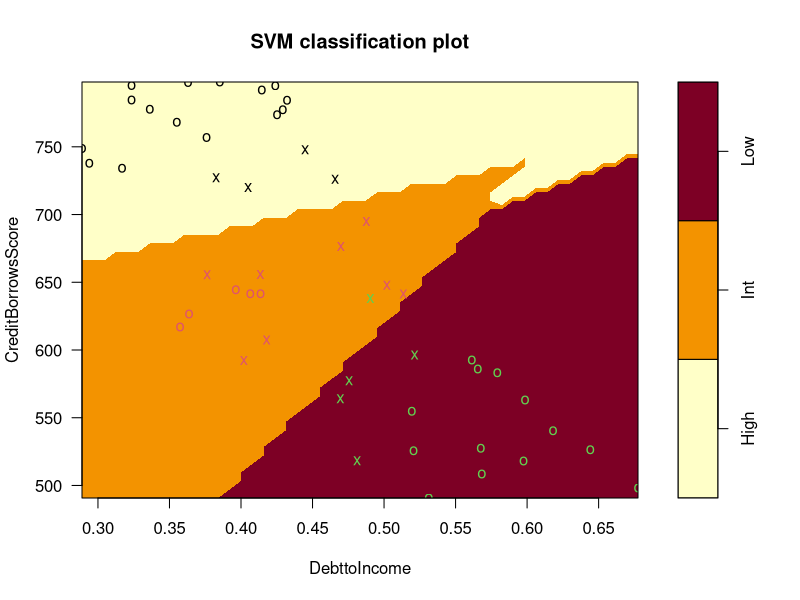

This chart was generated by the following R code:
library(e1071)

# Read in the data set
frame<-read.csv("LoanDataSVMultiClass.csv")
frame$Group=as.factor(frame$Group) # Convert the "Group" variable to a factor with 3 levels
print(frame)

# Compute the Multiclass SVM
result<-svm(Group~CreditBorrowsScore+DebttoIncome, kernel="linear", data=frame)
print(result)

# Compute fitted values
predictGroup<-predict(result, data=frame)

# Evaluate model performance
table(frame$Group, predictGroup) # only 1 misclassification!

#Visualize the decision boundaries for all 3 classes
plot(result, frame)